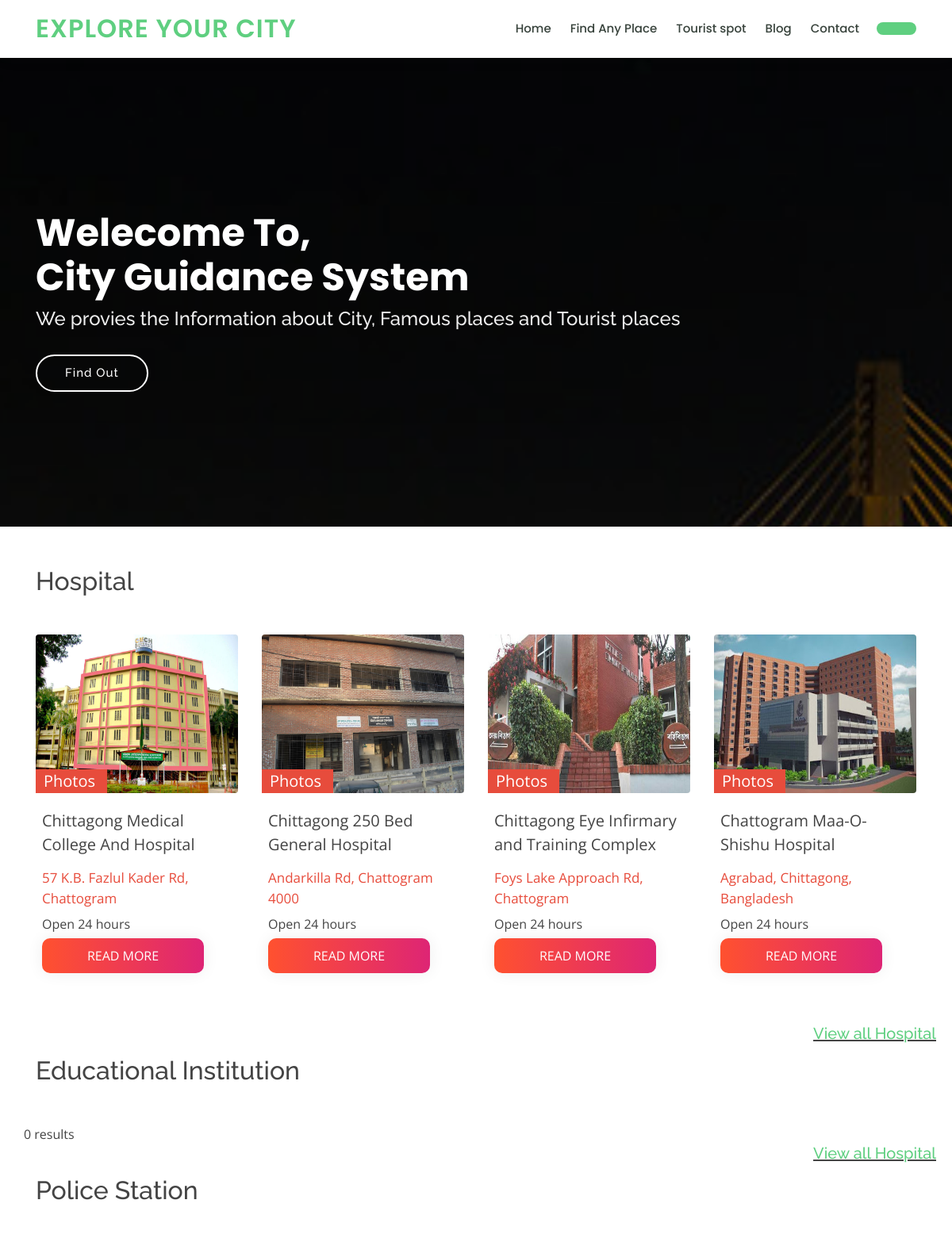
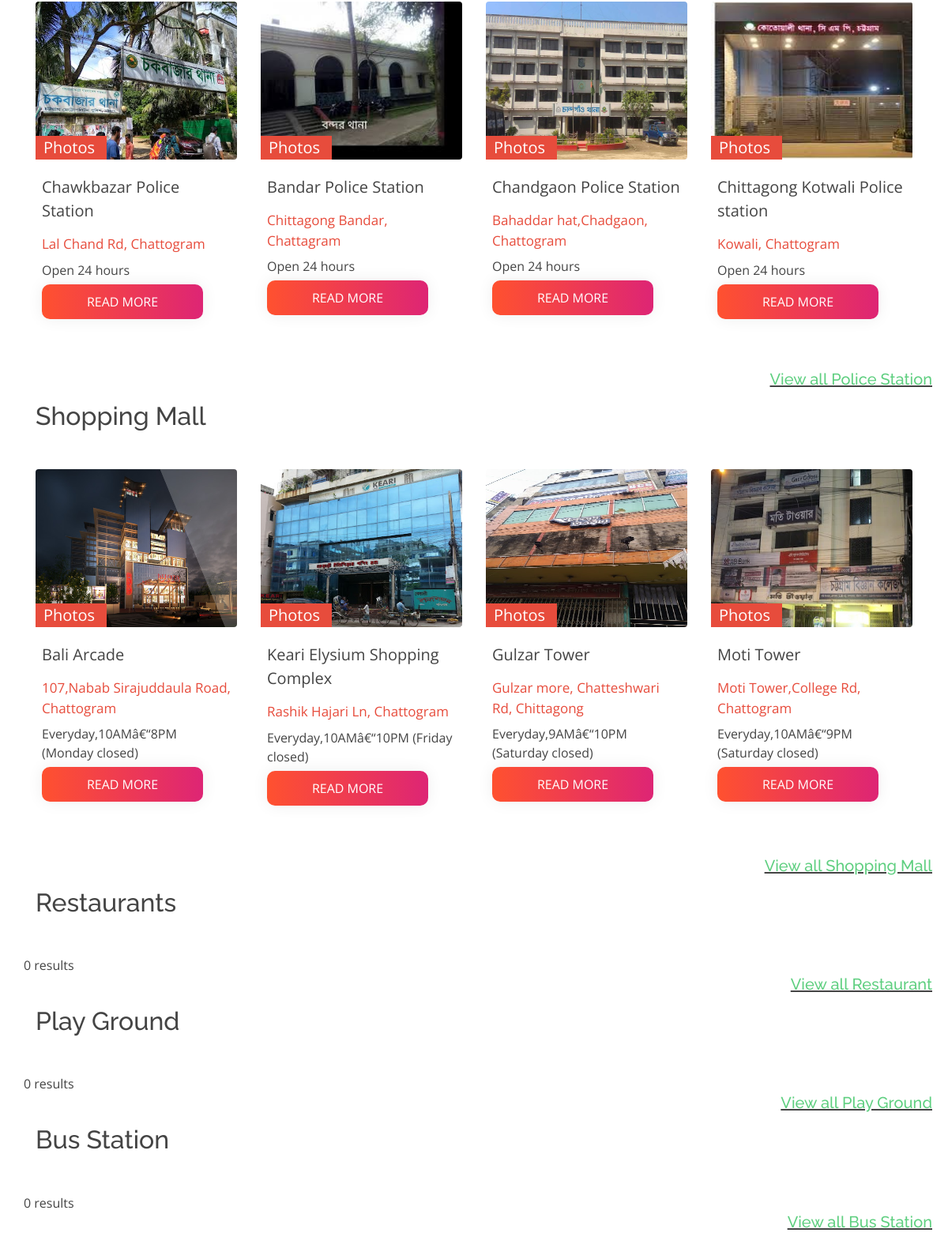
Page /layouts/user/home.php on the committed database (2 pictures, top to bottom).
### tables this page shows
CREATE TABLE `tbinstitutions` (
  `Id` int(11) NOT NULL,
  `Division` varchar(50) NOT NULL DEFAULT '',
  `AREA` varchar(50) NOT NULL DEFAULT '',
  `postOffice` varchar(50) NOT NULL DEFAULT '',
  `postCode` varchar(50) NOT NULL DEFAULT '',
  `types` varchar(100) NOT NULL DEFAULT '',
  `institution_name` varchar(100) NOT NULL DEFAULT '',
  `Ins_Address` varchar(200) NOT NULL DEFAULT '',
  `Ins_website` varchar(100) NOT NULL DEFAULT '',
  `phone_no` varchar(100) NOT NULL DEFAULT '',
  `Service_Time` varchar(100) NOT NULL DEFAULT '',
  `imagePath` varchar(200) NOT NULL DEFAULT '',
  `mapurl` varchar(500) NOT NULL,
  `description` varchar(500) NOT NULL
);

### layouts/user/home.php (the view, shortened to what this page needs)
<?php include 'connection.php'; ?>
<link rel="stylesheet" href="https://cdnjs.cloudflare.com/ajax/libs/font-awesome/4.7.0/css/font-awesome.min.css">
<!DOCTYPE html>
<html lang="en">
<head>
    <link href="assets/vendor/bootstrap/css/bootstrap.min.css" rel="stylesheet">
    <link href="assets/vendor/icofont/icofont.min.css" rel="stylesheet">
    <link href="assets/vendor/boxicons/css/boxicons.min.css" rel="stylesheet">
    <link href="assets/vendor/remixicon/remixicon.css" rel="stylesheet">
    <link href="assets/vendor/owl.carousel/assets/owl.carousel.min.css" rel="stylesheet">
    <link href="assets/vendor/animate.css/animate.min.css" rel="stylesheet">
    <link href="assets/vendor/aos/aos.css" rel="stylesheet">
    <link href="assets/css/style.css" rel="stylesheet">
</head>
<body>
    <header>
        <?php include './include/navbar.php'; ?>
    </header>
    <section id="hero" class="d-flex justify-content-center align-items-center">
        <div class="container position-relative" data-aos="zoom-in" data-aos-delay="100">
            <h1>Welecome To,<br>City Guidance System</h1>
            <h2>We provies the Information about City, Famous places and Tourist places</h2>
            <a href="findout.php" class="btn-get-started">Find Out</a>
        </div>
    </section>
    <div class="container" style="margin-top:50px;">
        <h2 class="mb-5">Hospital</h2>
        <div class="row">
            <?php
                $query="SELECT * FROM tbinstitutions WHERE types = 'hospital' LIMIT 4";
                $result=mysqli_query($con,$query);
                if ($result->num_rows > 0) {
                  while($row = $result->fetch_assoc()) {
                    $image=$row["imagePath"];
                    $name=$row['institution_name'];
                    $area=$row['Ins_Address'];
                     $details=$row['Service_Time'];
                     $type=$row['types'];
                ?>
            <div class="cardcontainer col-3 mb-5 hover-overlay ripple shadow-1-strong rounded">
                <div class="photo"> <img src="./upload/<?php echo $image ?>" class="img-fluid rounded" alt="">
                    <div class="photos">Photos</div>
                </div>
                <div class="mb-3 px-2" style="max-width:280px">
                    <?php
             echo '<p class="txt4">  ' .$name.'</p>';
             echo '<p class="txt5">' .$area.'</p>';
             echo '<p class="txt2">' .$details.'</p>';
             ?>
                </div>
                <div class="">
                    <?php
           echo '<p><a class="px-2 btn-grad" style="width:80%" href="institution.php?title=' .$name.'">Read More</a></p>';
            ?>
                </div>
            </div>
            <?php }
                }
                 else {
                  echo "0 results";
                }
                ?>
        </div>
    </div>
    <?php
    echo '<h5><a href="All_Institution.php?type=' .$type. '">  <p style="text-align:right;margin-right: 20px;text-decoration: underline;"><font size="">View all Hospital</font></a> </a></h5>';
?>
    <div class="container" style="margin-top:5px;">
        <h2 class="mb-5">Educational Institution</h2>
        <div class="row">
            <?php
                $query="SELECT * FROM tbinstitutions WHERE types = 'Educational Institution' LIMIT 4";
                $result=mysqli_query($con,$query);
                if ($result->num_rows > 0) {
                  while($row = $result->fetch_assoc()) {
                    $image=$row["imagePath"];
                    $name=$row['institution_name'];
                    $area=$row['Ins_Address'];
                     $details=$row['Service_Time'];
                     $type=$row['types'];
                ?>
            <div class="cardcontainer col-3 mb-5 hover-overlay ripple shadow-1-strong rounded">
                <div class="photo"> <img src="./upload/<?php echo $image ?>" class="img-fluid rounded" alt="">
                    <div class="photos">Photos</div>
                </div>
                <div class="mb-3 px-2" style="max-width:280px">
                    <?php
             echo '<p class="txt4">  ' .$name.'</p>';
             echo '<p class="txt5">' .$area.'</p>';
             echo '<p class="txt2">' .$details.'</p>';
             ?>
                </div>
                <div class="">
                    <?php
           echo '<p><a class="px-2 btn-grad" style="width:80%" href="institution.php?title=' .$name.'">Read More</a></p>';
            ?>
                </div>
            </div>
            <?php }
                }
                 else {
                  echo "0 results";
                }
                ?>
        </div>
    </div>
    <?php
    echo '<h5><a href="All_Institution.php?type=' .$type. '">  <p style="text-align:right;margin-right: 20px;text-decoration: underline;"><font size="">View all Hospital</font></a> </a></h5>';
?>
    <div class="container" style="margin-top:5px;">
        <h2 class="mb-5">Police Station</h2>
        <div class="row">
            <?php
                $query="SELECT * FROM tbinstitutions WHERE types = 'Police Station' LIMIT 4";
                $result=mysqli_query($con,$query);
                if ($result->num_rows > 0) {
                  while($row = $result->fetch_assoc()) {
                    $image=$row["imagePath"];
                    $name=$row['institution_name'];
                    $area=$row['Ins_Address'];
                     $details=$row['Service_Time'];
                     $type=$row['types'];
                ?>
            <div class="cardcontainer col-3 mb-5 hover-overlay ripple shadow-1-strong rounded">
                <div class="photo"> <img src="./upload/<?php echo $image ?>" class="img-fluid rounded" alt="">
                    <div class="photos">Photos</div>
                </div>
                <div class="mb-3 px-2" style="max-width:280px">
                    <?php
             echo '<p class="txt4">  ' .$name.'</p>';
             echo '<p class="txt5">' .$area.'</p>';
             echo '<p class="txt2">' .$details.'</p>';
             ?>
                </div>
                <div class="">
                    <?php
           echo '<p><a class="px-2 btn-grad" style="width:80%" href="institution.php?title=' .$name.'">Read More</a></p>';
            ?>
                </div>
            </div>
            <?php }
                }
                 else {
                  echo "0 results";
                }
                ?>
        </div>
    </div>
    <?php
    echo '<h5><a href="All_Institution.php?type=' .$type. '">  <p style="text-align:right;margin-right: 20px;text-decoration: underline;"><font size="">View all Police Station</font></a> </a></h5>';
?>
    <div class="container" style="margin-top:5px;">
        <h2 class="mb-5">Shopping Mall</h2>
        <div class="row">
            <?php
                 $query="SELECT * FROM tbinstitutions WHERE types = 'Shopping Mall' LIMIT 4";
                $result=mysqli_query($con,$query);
                if ($result->num_rows > 0) {
                  while($row = $result->fetch_assoc()) {
                    $image=$row["imagePath"];
                    $name=$row['institution_name'];
                    $area=$row['Ins_Address'];
                     $details=$row['Service_Time'];
                     $type=$row['types'];
                ?>
            <div class="cardcontainer col-3 mb-5 hover-overlay ripple shadow-1-strong rounded">
                <div class="photo"> <img src="./upload/<?php echo $image ?>" class="img-fluid rounded" alt="">
                    <div class="photos">Photos</div>
                </div>
                <div class="mb-3 px-2" style="max-width:280px">
                    <?php
             echo '<p class="txt4">  ' .$name.'</p>';
             echo '<p class="txt5">' .$area.'</p>';
             echo '<p class="txt2">' .$details.'</p>';
             ?>
                </div>
                <div class="">
                    <?php
           echo '<p><a class="px-2 btn-grad" style="width:80%" href="institution.php?title=' .$name.'">Read More</a></p>';
            ?>
                </div>
            </div>
            <?php }
                }
                 else {
                  echo "0 results";
                }
                ?>
        </div>
    </div>
    <?php
    echo '<h5><a href="All_Institution.php?type=' .$type. '">  <p style="text-align:right;margin-right: 20px;text-decoration: underline;"><font size="">View all Shopping Mall</font></a> </a></h5>';
?>
    <div class="container" style="margin-top:5px;">
        <h2 class="mb-5">Restaurants</h2>
        <div class="row">
            <?php
                $query="SELECT * FROM tbinstitutions WHERE types = 'Restaurants' LIMIT 4";
                $result=mysqli_query($con,$query);
                if ($result->num_rows > 0) {
                  while($row = $result->fetch_assoc()) {
                    $image=$row["imagePath"];
                    $name=$row['institution_name'];
                    $area=$row['Ins_Address'];
                     $details=$row['Service_Time'];
                     $type=$row['types'];
                ?>
            <div class="cardcontainer col-3 mb-5 hover-overlay ripple shadow-1-strong rounded">
                <div class="photo"> <img src="./upload/<?php echo $image ?>" class="img-fluid rounded" alt="">
                    <div class="photos">Photos</div>
                </div>
                <div class="mb-3 px-2" style="max-width:280px">
                    <?php
             echo '<p class="txt4">  ' .$name.'</p>';
             echo '<p class="txt5">' .$area.'</p>';
             echo '<p class="txt2">' .$details.'</p>';
             ?>
                </div>
                <div class="">
                    <?php
           echo '<p><a class="px-2 btn-grad" style="width:80%" href="institution.php?title=' .$name.'">Read More</a></p>';
            ?>
                </div>
            </div>
            <?php }
                }
                 else {
                  echo "0 results";
                }
                ?>
        </div>
    </div>
    <?php
    echo '<h5><a href="All_Institution.php?type=' .$type. '">  <p style="text-align:right;margin-right: 20px;text-decoration: underline;"><font size="">View all Restaurant</font></a> </a></h5>';
?>
    <div class="container" style="margin-top:5px;">
        <h2 class="mb-5">Play Ground</h2>
        <div class="row">
            <?php
                 $query="SELECT * FROM tbinstitutions WHERE types = 'Play Ground' LIMIT 4";
                $result=mysqli_query($con,$query);
                if ($result->num_rows > 0) {
                  while($row = $result->fetch_assoc()) {
                    $image=$row["imagePath"];
                    $name=$row['institution_name'];
                    $area=$row['Ins_Address'];
                     $details=$row['Service_Time'];
                     $type=$row['types'];
                ?>
            <div class="cardcontainer col-3 mb-5 hover-overlay ripple shadow-1-strong rounded">
                <div class="photo"> <img src="./upload/<?php echo $image ?>" class="img-fluid rounded" alt="">
                    <div class="photos">Photos</div>
                </div>
                <div class="mb-3 px-2" style="max-width:280px">
                    <?php
             echo '<p class="txt4">  ' .$name.'</p>';
             echo '<p class="txt5">' .$area.'</p>';
             echo '<p class="txt2">' .$details.'</p>';
             ?>
                </div>
                <div class="">
                    <?php
           echo '<p><a class="px-2 btn-grad" style="width:80%" href="institution.php?title=' .$name.'">Read More</a></p>';
            ?>
                </div>
            </div>
            <?php }
                }
                 else {
                  echo "0 results";
                }
                ?>
        </div>
    </div>
    <?php
    echo '<h5><a href="All_Institution.php?type=' .$type. '">  <p style="text-align:right;margin-right: 20px;text-decoration: underline;"><font size="">View all Play Ground</font></a> </a></h5>';
?>
    <div class="container" style="margin-top:5px;">
        <h2 class="mb-5">Bus Station</h2>
        <div class="row">
            <?php
                $query="SELECT * FROM tbinstitutions where types='Bus Station'";
                $result=mysqli_query($con,$query);
                if ($result->num_rows > 0) {
                  while($row = $result->fetch_assoc()) {
                    $image=$row["imagePath"];
                    $name=$row['institution_name'];
                    $area=$row['Ins_Address'];
                     $details=$row['Service_Time'];
                     $type=$row['types'];
                ?>
            <div class="cardcontainer col-3 mb-5 hover-overlay ripple shadow-1-strong rounded">
                <div class="photo"> <img src="./upload/<?php echo $image ?>" class="img-fluid rounded" alt="">
                    <div class="photos">Photos</div>
                </div>
                <div class="mb-3 px-2" style="max-width:280px">
                    <?php
             echo '<p class="txt4">  ' .$name.'</p>';
             echo '<p class="txt5">' .$area.'</p>';
             echo '<p class="txt2">' .$details.'</p>';
             ?>
                </div>
                <div class="">
                    <?php
           echo '<p><a class="px-2 btn-grad" style="width:80%" href="institution.php?title=' .$name.'">Read More</a></p>';
            ?>
                </div>
            </div>
            <?php }
                }
                 else {
                  echo "0 results";
                }
                ?>
        </div>
    </div>
    <?php
    echo '<h5><a href="All_Institution.php?type=' .$type. '">  <p style="text-align:right;margin-right: 20px;text-decoration: underline;"><font size="">View all Bus Station</font></a> </a></h5>';
?>
</body>
</html>

### rows in the picture
tbinstitutions: imagePath (picture), institution_name "Chittagong Medical College And Hospital", Ins_Address "57 K.B. Fazlul Kader Rd, Chattogram", Service_Time "Open 24 hours"
tbinstitutions: imagePath (picture), institution_name "Chittagong 250 Bed General Hospital", Ins_Address "Andarkilla Rd, Chattogram 4000", Service_Time "Open 24 hours"
tbinstitutions: imagePath (picture), institution_name "Chittagong Eye Infirmary and Training Complex", Ins_Address "Foys Lake Approach Rd, Chattogram", Service_Time "Open 24 hours"
tbinstitutions: imagePath (picture), institution_name "Chattogram Maa-O-Shishu Hospital", Ins_Address "Agrabad, Chittagong, Bangladesh", Service_Time "Open 24 hours"
tbinstitutions: imagePath (picture), institution_name "Chawkbazar Police Station", Ins_Address "Lal Chand Rd, Chattogram", Service_Time "Open 24 hours"
tbinstitutions: imagePath (picture), institution_name "Bandar Police Station", Ins_Address "Chittagong Bandar, Chattagram", Service_Time "Open 24 hours"
tbinstitutions: imagePath (picture), institution_name "Chandgaon Police Station", Ins_Address "Bahaddar hat,Chadgaon, Chattogram", Service_Time "Open 24 hours"
tbinstitutions: imagePath (picture), institution_name "Chittagong Kotwali Police station", Ins_Address "Kowali, Chattogram", Service_Time "Open 24 hours"
tbinstitutions: imagePath (picture), institution_name "Bali Arcade", Ins_Address "107,Nabab Sirajuddaula Road, Chattogram", Service_Time "Everyday,10AMâ€“8PM (Monday closed)"
tbinstitutions: imagePath (picture), institution_name "Keari Elysium Shopping Complex", Ins_Address "Rashik Hajari Ln, Chattogram", Service_Time "Everyday,10AMâ€“10PM (Friday closed)"
tbinstitutions: imagePath (picture), institution_name "Gulzar Tower", Ins_Address "Gulzar more, Chatteshwari Rd, Chittagong", Service_Time "Everyday,9AMâ€“10PM (Saturday closed)"
tbinstitutions: imagePath (picture), institution_name "Moti Tower", Ins_Address "Moti Tower,College Rd, Chattogram", Service_Time "Everyday,10AMâ€“9PM (Saturday closed)"
